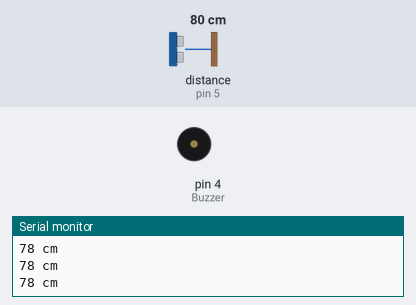
Simulated run of this sketch. Board: Arduino Uno, built with avr-gcc and run on an emulated ATmega328P. Shown: buzzer (waves = sounding), the last lines printed to the serial monitor. Wiring (inferred from the names in the program): ultrasonic range finder: trigger pin 6; echo pin 5. The test bench sets the inputs (shaded band); at power-on: distance to the obstacle (sensor on pin 5) 80 cm. The echo pulse lasts 58.3 µs per cm.

Above: at 1.2 s.
1.3 s: distance to the obstacle (sensor on pin 5) set to 56 cm
4.3 s: distance to the obstacle (sensor on pin 5) set to 45 cm
At 4.6 s:
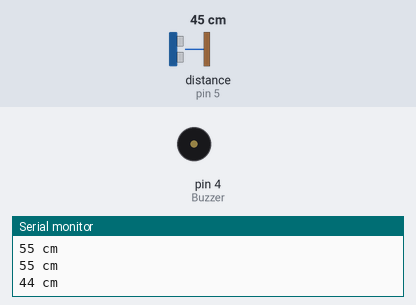
7.3 s: distance to the obstacle (sensor on pin 5) set to 2 cm
At 8.6 s:
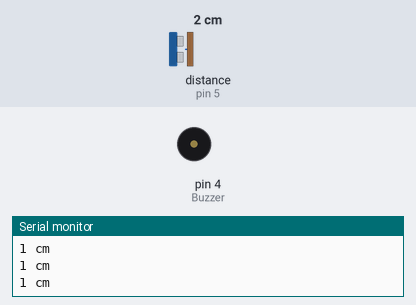
Timing chart, 0 to 15.1 s (numbered marks = the images above; inputs shaded):
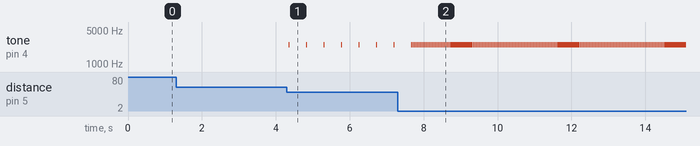

The sketch:

UltraSonic.ino
```cpp
const int Trigger = 6;   // Pin del Trigger
const int Echo = 5;      // Pin de Echo
const int Buzzer = 4;    // Pin Buzzer

void setup() {

// Iniciamos Serial y definimos INPUT y OUTPUT
  Serial.begin(9600);
  pinMode(Trigger, OUTPUT);
  pinMode(Echo, INPUT);
  pinMode(Buzzer, OUTPUT);
}

void loop() {
  digitalWrite(Trigger, LOW);
  delayMicroseconds(2);

  digitalWrite(Trigger, HIGH);
  delayMicroseconds(10);
  digitalWrite(Trigger, LOW);

  // Medición de distancia en base al tiempo de espera
  long t = pulseIn(Echo, HIGH);
  long d = t / 59;

  // Comunica la distancia en el Serial
  Serial.print(d);
  Serial.print(" cm");
  Serial.println();

  // Activación del Buzzer en base a la distancia
  if (d > 0 && d < 50) {
    // Tono del Buzzer
    tone(Buzzer, 2500);
    delay(30);
    noTone(Buzzer);
    delay(d * 10);
  } else {
    noTone(Buzzer);
    delay(50);
  }
}
```

Measured:
- the behaviour switches between 51 and 50 cm on distance to the obstacle (sensor on pin 5) (found by bisection; images 0 and 1)
- after the input at 4.3 s, tone on pin 4 (Buzzer): alternates 2500 Hz for 0.03 s and silent for 0.44 s, starting after 0.05 s
- after the input at 7.3 s, tone on pin 4 (Buzzer): alternates 2500 Hz for 0.03 s and silent for 0.01 s, starting after 0.40 s
